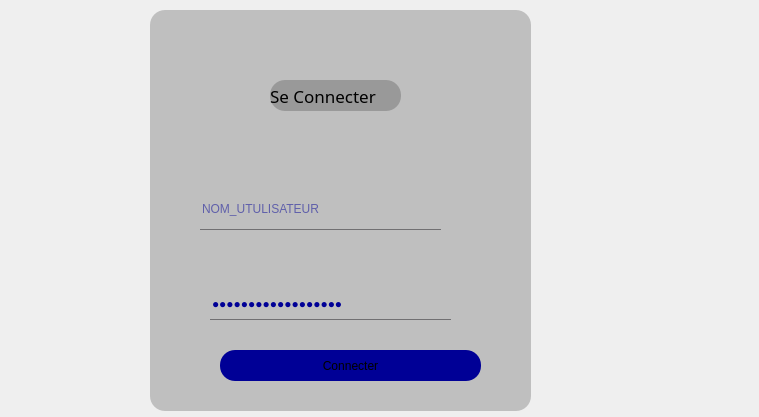
<?xml version="1.0" encoding="UTF-8"?>
<ui version="4.0">
 <class>login</class>
 <widget class="QDialog" name="login">
  <property name="geometry">
   <rect>
    <x>0</x>
    <y>0</y>
    <width>759</width>
    <height>417</height>
   </rect>
  </property>
  <property name="windowTitle">
   <string>Dialog</string>
  </property>
  <widget class="QFrame" name="frame">
   <property name="geometry">
    <rect>
     <x>150</x>
     <y>10</y>
     <width>381</width>
     <height>401</height>
    </rect>
   </property>
   <property name="styleSheet">
    <string notr="true">QFrame
{
background:#333;
background:rgba(0,0,0,0.2);
border-radius:15px;

}
</string>
   </property>
   <property name="frameShape">
    <enum>QFrame::StyledPanel</enum>
   </property>
   <property name="frameShadow">
    <enum>QFrame::Raised</enum>
   </property>
   <widget class="QLabel" name="label">
    <property name="geometry">
     <rect>
      <x>120</x>
      <y>70</y>
      <width>131</width>
      <height>31</height>
     </rect>
    </property>
    <property name="font">
     <font>
      <family>century-gothic</family>
      <pointsize>-1</pointsize>
     </font>
    </property>
    <property name="styleSheet">
     <string notr="true">*{
font-family:century-gothic;
font-size:17px;
color:black;
background:rgba(0,0,0,0.2);
}
</string>
    </property>
    <property name="text">
     <string>Se Connecter</string>
    </property>
   </widget>
   <widget class="QLineEdit" name="lineEdit">
    <property name="geometry">
     <rect>
      <x>50</x>
      <y>179</y>
      <width>241</width>
      <height>41</height>
     </rect>
    </property>
    <property name="styleSheet">
     <string notr="true">QLineEdit
{
background:transparent;
border:none;
color:#717072;
border-bottom:1px solid #717072;
	
	color: rgb(0, 0, 150);
}</string>
    </property>
    <property name="placeholderText">
     <string>NOM_UTULISATEUR</string>
    </property>
   </widget>
   <widget class="QLineEdit" name="lineEdit_2">
    <property name="geometry">
     <rect>
      <x>60</x>
      <y>279</y>
      <width>241</width>
      <height>31</height>
     </rect>
    </property>
    <property name="styleSheet">
     <string notr="true">QLineEdit
{
background:transparent;
border:none;
color:#717072;
border-bottom:1px solid #717072;
	color: rgb(0, 0, 150);
}</string>
    </property>
    <property name="text">
     <string>******************</string>
    </property>
    <property name="echoMode">
     <enum>QLineEdit::Password</enum>
    </property>
   </widget>
   <widget class="QPushButton" name="pushButton">
    <property name="geometry">
     <rect>
      <x>70</x>
      <y>340</y>
      <width>261</width>
      <height>31</height>
     </rect>
    </property>
    <property name="styleSheet">
     <string notr="true">QPushButton
{
background-color:rgb(0, 0, 150);
border-radius:15px;}
QPushButton:hover
{
color:#333;
background:#49ebff;
background:rgb(115, 115, 115);
}
</string>
    </property>
    <property name="text">
     <string>Connecter</string>
    </property>
   </widget>
  </widget>
 </widget>
 <resources/>
 <connections/>
</ui>
